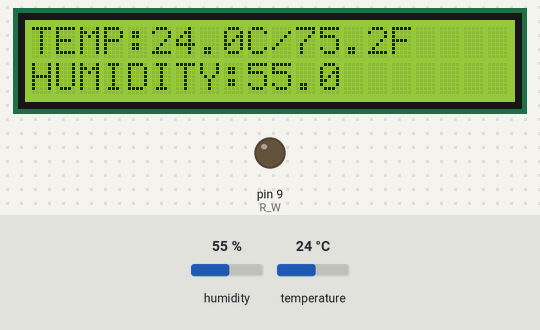
Recording of a sketch running on a simulated Arduino Mega 2560, built with avr-gcc and run on an emulated ATmega2560. Shown: 20×2 character LCD, output pins drawn as LEDs (lit = HIGH). The inputs (shaded band) are chosen by the test bench; at power-on: humidity 55 %, temperature 24 °C.

Above: at 1.2 s.
1.3 s: humidity set to 22 %
At 2.41 s:
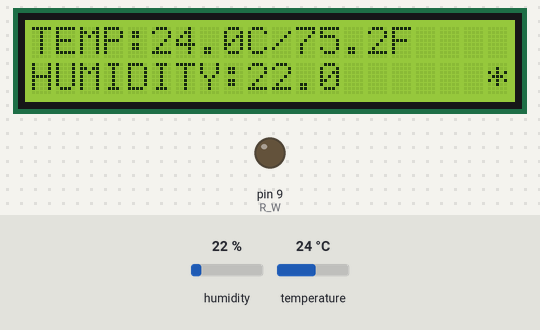
3.7 s: temperature set to 12 °C
At 4.39 s:
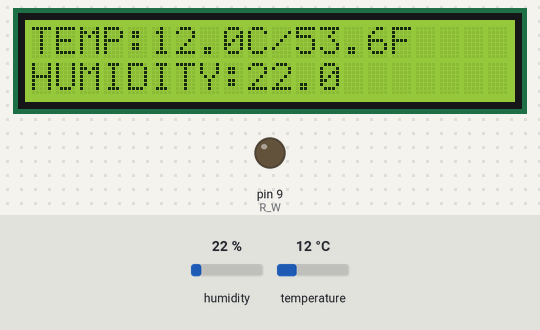
5.5 s: humidity set to 40 %
At 5.98 s:
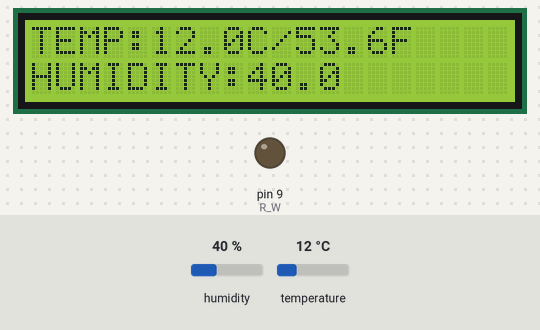
7.6 s: temperature set to 19 °C
At 8.36 s:
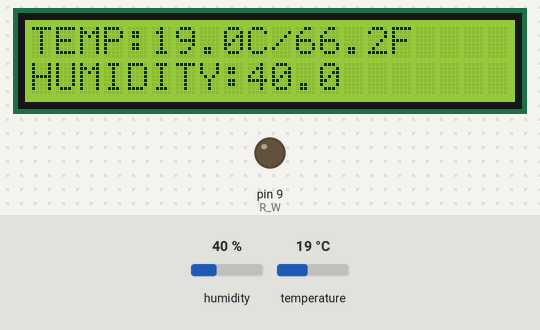
Timing chart, 0 to 10.1 s (numbered marks = the images above; inputs shaded):
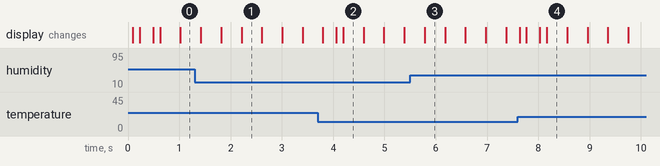

The sketch:

4-2-2_LCD_SHT10_Ex1.ino
```cpp
// 範例: LCD_SHT10_Ex1.ino
// 功能: TempHumidity量測 ,量測結果顯示在LCD20*2
// Support: Atmel SAM3X8E

#include <stdio.h>
#include "LiquidCrystalEx.h"
#include "SHT1x.h"

LiquidCrystalEx lcd(10, 8, 12, 13, 14, 15);
int R_W = 9;

#define TH_SCK   47
#define TH_DATA  46

SHT1x sht1x(TH_DATA, TH_SCK);

void _nop_(void);
unsigned int GetTemperature(void); // 讀取溫度副程式
unsigned int GetHumidity(void);	  // 讀取濕度副程式

int Count;
int FunctionCount;
#define RUNNING_TABLE "* "

int Temp_C;
int Temp_F;
int Humidity;

void setup()
{
   int i;

   pinMode(R_W, OUTPUT);
   digitalWrite(R_W, LOW);
   lcd.begin(20, 2);

   Count = 0;
   FunctionCount = 0;

   Temp_C = 0;
   Temp_F = 0;
   Humidity = 0;

}

void loop()
{
   char value0[21];
   char value1[21];

   //temp = GetTemperature();   // 讀取溫度
   if (FunctionCount == 0)
      Temp_C = (int) (sht1x.readTemperatureC() * 10);
   else if (FunctionCount == 1)
      Temp_F = (int) (sht1x.readTemperatureF() * 10);
   else
      Humidity = (int) (sht1x.readHumidity() * 10);   // 讀取濕度

   delay(10);

   FunctionCount = FunctionCount + 1;
   FunctionCount = FunctionCount % 3;

   if (FunctionCount == 1)
   {
      sprintf(value0, "TEMP:%d.%dC/%d.%dF", Temp_C/10, Temp_C%10, Temp_F/10, Temp_F%10);
      sprintf(value1, "%-20s", value0);

      lcd.setCursor(0, 0);
      lcd.print(value1);
   }
   else if (FunctionCount == 2)
   {
      sprintf(value0, "HUMIDITY:%d.%d", Humidity/10, Humidity%10);
      sprintf(value1, "%-19s%c", value0, RUNNING_TABLE[Count]);

      lcd.setCursor(0, 1);
      lcd.print(value1);
   }

   Count = Count + 1;
   Count = Count %2;

   delay(100);

}

void _nop_(void)
{
   delay(1);
}
```

Measured:
- after the input at 1.3 s, the display: first differs from a run without the input after 0.52 s (image 1 shows a later state)
- after the input at 3.7 s, the display: first differs from a run without the input after 0.36 s (image 2 shows a later state)
- after the input at 5.5 s, the display: changes after 0.28 s (image 3)
- after the input at 7.6 s, the display: first changes at once (image 4 shows a later state)
